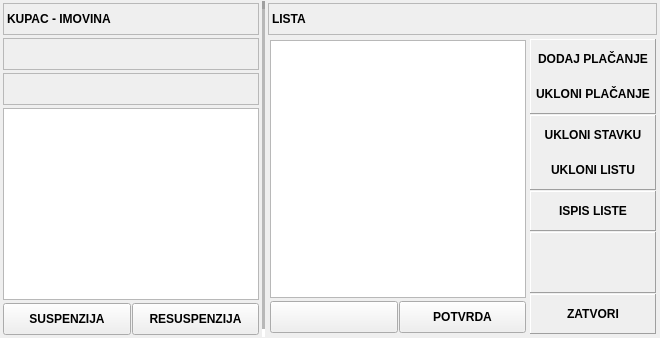
    <widget class="QFrame" name="frame_2">
     <property name="frameShape">
      <enum>QFrame::NoFrame</enum>
     </property>
     <property name="frameShadow">
      <enum>QFrame::Raised</enum>
     </property>
     <layout class="QHBoxLayout" name="horizontalLayout_2">
      <property name="spacing">
       <number>1</number>
      </property>
      <property name="leftMargin">
       <number>1</number>
      </property>
      <property name="topMargin">
       <number>1</number>
      </property>
      <property name="rightMargin">
       <number>1</number>
      </property>
      <property name="bottomMargin">
       <number>1</number>
      </property>
      <item>
       <widget class="QFrame" name="frame_5">
        <property name="frameShape">
         <enum>QFrame::NoFrame</enum>
        </property>
        <property name="frameShadow">
         <enum>QFrame::Raised</enum>
        </property>
        <layout class="QVBoxLayout" name="verticalLayout_3">
         <property name="spacing">
          <number>1</number>
         </property>
         <property name="leftMargin">
          <number>1</number>
         </property>
         <property name="topMargin">
          <number>1</number>
         </property>
         <property name="rightMargin">
          <number>1</number>
         </property>
         <property name="bottomMargin">
          <number>1</number>
         </property>
         <item>
          <widget class="QFrame" name="frame_10">
           <property name="sizePolicy">
            <sizepolicy hsizetype="Preferred" vsizetype="Maximum">
             <horstretch>0</horstretch>
             <verstretch>0</verstretch>
            </sizepolicy>
           </property>
           <property name="frameShape">
            <enum>QFrame::NoFrame</enum>
           </property>
           <property name="frameShadow">
            <enum>QFrame::Raised</enum>
           </property>
           <layout class="QHBoxLayout" name="horizontalLayout_6">
            <property name="spacing">
             <number>1</number>
            </property>
            <property name="leftMargin">
             <number>1</number>
            </property>
            <property name="topMargin">
             <number>1</number>
            </property>
            <property name="rightMargin">
             <number>1</number>
            </property>
            <property name="bottomMargin">
             <number>1</number>
            </property>
            <item>
             <widget class="QLabel" name="lblTitle_2">
              <property name="sizePolicy">
               <sizepolicy hsizetype="Preferred" vsizetype="Preferred">
                <horstretch>0</horstretch>
                <verstretch>0</verstretch>
               </sizepolicy>
              </property>
              <property name="minimumSize">
               <size>
                <width>0</width>
                <height>32</height>
               </size>
              </property>
              <property name="font">
               <font>
                <weight>75</weight>
                <bold>true</bold>
               </font>
              </property>
              <property name="frameShape">
               <enum>QFrame::StyledPanel</enum>
              </property>
              <property name="text">
               <string>KUPAC - IMOVINA</string>
              </property>
             </widget>
            </item>
           </layout>
          </widget>
         </item>
         <item>
          <widget class="QFrame" name="frame_11">
           <property name="sizePolicy">
            <sizepolicy hsizetype="Preferred" vsizetype="Maximum">
             <horstretch>0</horstretch>
             <verstretch>0</verstretch>
            </sizepolicy>
           </property>
           <property name="frameShape">
            <enum>QFrame::NoFrame</enum>
           </property>
           <property name="frameShadow">
            <enum>QFrame::Raised</enum>
           </property>
           <layout class="QHBoxLayout" name="horizontalLayout_8">
            <property name="spacing">
             <number>1</number>
            </property>
            <property name="leftMargin">
             <number>1</number>
            </property>
            <property name="topMargin">
             <number>1</number>
            </property>
            <property name="rightMargin">
             <number>1</number>
            </property>
            <property name="bottomMargin">
             <number>1</number>
            </property>
            <item>
             <widget class="QLabel" name="lblKupacNaziv">
              <property name="sizePolicy">
               <sizepolicy hsizetype="Preferred" vsizetype="Preferred">
                <horstretch>0</horstretch>
                <verstretch>0</verstretch>
               </sizepolicy>
              </property>
              <property name="minimumSize">
               <size>
                <width>0</width>
                <height>32</height>
               </size>
              </property>
              <property name="font">
               <font>
                <weight>75</weight>
                <bold>true</bold>
               </font>
              </property>
              <property name="frameShape">
               <enum>QFrame::StyledPanel</enum>
              </property>
             </widget>
            </item>
           </layout>
          </widget>
         </item>
         <item>
          <widget class="QFrame" name="frame_7">
           <property name="sizePolicy">
            <sizepolicy hsizetype="Preferred" vsizetype="Maximum">
             <horstretch>0</horstretch>
             <verstretch>0</verstretch>
            </sizepolicy>
           </property>
           <property name="frameShape">
            <enum>QFrame::NoFrame</enum>
           </property>
           <property name="frameShadow">
            <enum>QFrame::Raised</enum>
           </property>
           <layout class="QHBoxLayout" name="horizontalLayout_9">
            <property name="spacing">
             <number>1</number>
            </property>
            <property name="leftMargin">
             <number>1</number>
            </property>
            <property name="topMargin">
             <number>1</number>
            </property>
            <property name="rightMargin">
             <number>1</number>
            </property>
            <property name="bottomMargin">
             <number>1</number>
            </property>
            <item>
             <widget class="QLabel" name="lblKupacAdresa">
              <property name="sizePolicy">
               <sizepolicy hsizetype="Preferred" vsizetype="Preferred">
                <horstretch>0</horstretch>
                <verstretch>0</verstretch>
               </sizepolicy>
              </property>
              <property name="minimumSize">
               <size>
                <width>0</width>
                <height>32</height>
               </size>
              </property>
              <property name="font">
               <font>
                <weight>75</weight>
                <bold>true</bold>
               </font>
              </property>
              <property name="frameShape">
               <enum>QFrame::StyledPanel</enum>
              </property>
             </widget>
            </item>
           </layout>
          </widget>
         </item>
         <item>
          <widget class="QFrame" name="frame_8">
           <property name="frameShape">
            <enum>QFrame::NoFrame</enum>
           </property>
           <property name="frameShadow">
            <enum>QFrame::Raised</enum>
           </property>
           <layout class="QHBoxLayout" name="horizontalLayout_13">
            <property name="spacing">
             <number>1</number>
            </property>
            <property name="leftMargin">
             <number>1</number>
            </property>
            <property name="topMargin">
             <number>1</number>
            </property>
            <property name="rightMargin">
             <number>1</number>
            </property>
            <property name="bottomMargin">
             <number>1</number>
            </property>
            <item>
             <widget class="QTreeWidget" name="treeWidget">
              <property name="font">
               <font>
                <pointsize>10</pointsize>
               </font>
              </property>
              <attribute name="headerVisible">
               <bool>false</bool>
              </attribute>
              <column>
               <property name="text">
                <string notr="true">1</string>
               </property>
              </column>
             </widget>
            </item>
           </layout>
          </widget>
         </item>
         <item>
          <widget class="QFrame" name="frame_9">
           <property name="sizePolicy">
            <sizepolicy hsizetype="Preferred" vsizetype="Maximum">
             <horstretch>0</horstretch>
             <verstretch>0</verstretch>
            </sizepolicy>
           </property>
           <property name="frameShape">
            <enum>QFrame::NoFrame</enum>
           </property>
           <property name="frameShadow">
            <enum>QFrame::Raised</enum>
           </property>
           <layout class="QHBoxLayout" name="horizontalLayout_10">
            <property name="spacing">
             <number>1</number>
            </property>
            <property name="leftMargin">
             <number>1</number>
            </property>
            <property name="topMargin">
             <number>1</number>
            </property>
            <property name="rightMargin">
             <number>1</number>
            </property>
            <property name="bottomMargin">
             <number>1</number>
            </property>
            <item>
             <widget class="QPushButton" name="btnSuspenzija">
              <property name="minimumSize">
               <size>
                <width>0</width>
                <height>32</height>
               </size>
              </property>
              <property name="font">
               <font>
                <weight>75</weight>
                <bold>true</bold>
               </font>
              </property>
              <property name="cursor">
               <cursorShape>PointingHandCursor</cursorShape>
              </property>
              <property name="text">
               <string>SUSPENZIJA</string>
              </property>
              <property name="icon">
               <iconset resource="../../resources/DonatForm.qrc">
                <normaloff>:/InDonat/Forms/images/LOG.GIF</normaloff>:/InDonat/Forms/images/LOG.GIF</iconset>
              </property>
              <property name="autoExclusive">
               <bool>true</bool>
              </property>
             </widget>
            </item>
            <item>
             <widget class="QPushButton" name="btnResuspenzija">
              <property name="minimumSize">
               <size>
                <width>0</width>
                <height>32</height>
               </size>
              </property>
              <property name="font">
               <font>
                <weight>75</weight>
                <bold>true</bold>
               </font>
              </property>
              <property name="cursor">
               <cursorShape>PointingHandCursor</cursorShape>
              </property>
              <property name="text">
               <string>RESUSPENZIJA</string>
              </property>
              <property name="icon">
               <iconset resource="../../resources/DonatForm.qrc">
                <normaloff>:/InDonat/Forms/images/OK.gif</normaloff>:/InDonat/Forms/images/OK.gif</iconset>
              </property>
              <property name="autoExclusive">
               <bool>true</bool>
              </property>
             </widget>
            </item>
           </layout>
          </widget>
         </item>
        </layout>
       </widget>
      </item>
      <item>
       <widget class="Line" name="line">
        <property name="lineWidth">
         <number>8</number>
        </property>
        <property name="midLineWidth">
         <number>8</number>
        </property>
        <property name="orientation">
         <enum>Qt::Vertical</enum>
        </property>
       </widget>
      </item>
      <item>
       <widget class="QFrame" name="frame_6">
        <property name="frameShape">
         <enum>QFrame::NoFrame</enum>
        </property>
        <property name="frameShadow">
         <enum>QFrame::Raised</enum>
        </property>
        <layout class="QVBoxLayout" name="verticalLayout_4">
         <property name="spacing">
          <number>1</number>
         </property>
         <property name="leftMargin">
          <number>1</number>
         </property>
         <property name="topMargin">
          <number>1</number>
         </property>
         <property name="rightMargin">
          <number>1</number>
         </property>
         <property name="bottomMargin">
          <number>1</number>
         </property>
         <item>
          <widget class="QFrame" name="frame_12">
           <property name="sizePolicy">
            <sizepolicy hsizetype="Preferred" vsizetype="Maximum">
             <horstretch>0</horstretch>
             <verstretch>0</verstretch>
            </sizepolicy>
           </property>
           <property name="frameShape">
            <enum>QFrame::NoFrame</enum>
           </property>
           <property name="frameShadow">
            <enum>QFrame::Raised</enum>
           </property>
           <layout class="QHBoxLayout" name="horizontalLayout_7">
            <property name="spacing">
             <number>1</number>
            </property>
            <property name="leftMargin">
             <number>1</number>
            </property>
            <property name="topMargin">
             <number>1</number>
            </property>
            <property name="rightMargin">
             <number>1</number>
            </property>
            <property name="bottomMargin">
             <number>1</number>
            </property>
            <item>
             <widget class="QLabel" name="lblTitle_3">
              <property name="sizePolicy">
               <sizepolicy hsizetype="Preferred" vsizetype="Preferred">
                <horstretch>0</horstretch>
                <verstretch>0</verstretch>
               </sizepolicy>
              </property>
              <property name="minimumSize">
               <size>
                <width>0</width>
                <height>32</height>
               </size>
              </property>
              <property name="font">
               <font>
                <weight>75</weight>
                <bold>true</bold>
               </font>
              </property>
              <property name="frameShape">
               <enum>QFrame::StyledPanel</enum>
              </property>
              <property name="text">
               <string>LISTA</string>
              </property>
             </widget>
            </item>
           </layout>
          </widget>
         </item>
         <item>
          <widget class="QFrame" name="frame_13">
           <property name="frameShape">
            <enum>QFrame::NoFrame</enum>
           </property>
           <property name="frameShadow">
            <enum>QFrame::Raised</enum>
           </property>
           <layout class="QHBoxLayout" name="horizontalLayout_5">
            <property name="spacing">
             <number>1</number>
            </property>
            <property name="leftMargin">
             <number>1</number>
            </property>
            <property name="topMargin">
             <number>1</number>
            </property>
            <property name="rightMargin">
             <number>1</number>
            </property>
            <property name="bottomMargin">
             <number>1</number>
            </property>
            <item>
             <widget class="QFrame" name="frame_14">
              <property name="frameShape">
               <enum>QFrame::NoFrame</enum>
              </property>
              <property name="frameShadow">
               <enum>QFrame::Raised</enum>
              </property>
              <layout class="QVBoxLayout" name="verticalLayout_5">
               <property name="spacing">
                <number>1</number>
               </property>
               <property name="leftMargin">
                <number>1</number>
               </property>
               <property name="topMargin">
                <number>1</number>
               </property>
               <property name="rightMargin">
                <number>1</number>
               </property>
               <property name="bottomMargin">
                <number>1</number>
               </property>
               <item>
                <widget class="QFrame" name="frame_16">
                 <property name="frameShape">
                  <enum>QFrame::NoFrame</enum>
                 </property>
                 <property name="frameShadow">
                  <enum>QFrame::Raised</enum>
                 </property>
                 <layout class="QHBoxLayout" name="horizontalLayout_12">
                  <property name="spacing">
                   <number>1</number>
                  </property>
                  <property name="leftMargin">
                   <number>1</number>
                  </property>
                  <property name="topMargin">
                   <number>1</number>
                  </property>
                  <property name="rightMargin">
                   <number>1</number>
                  </property>
                  <property name="bottomMargin">
                   <number>1</number>
                  </property>
                  <item>
                   <widget class="QTreeWidget" name="treeWidget_2">
                    <property name="font">
                     <font>
                      <pointsize>10</pointsize>
                     </font>
                    </property>
                    <attribute name="headerVisible">
                     <bool>false</bool>
                    </attribute>
                    <column>
                     <property name="text">
                      <string notr="true">1</string>
                     </property>
                    </column>
                   </widget>
                  </item>
                 </layout>
                </widget>
               </item>
               <item>
                <widget class="QFrame" name="frame_17">
                 <property name="sizePolicy">
                  <sizepolicy hsizetype="Preferred" vsizetype="Maximum">
                   <horstretch>0</horstretch>
                   <verstretch>0</verstretch>
                  </sizepolicy>
                 </property>
                 <property name="frameShape">
                  <enum>QFrame::NoFrame</enum>
                 </property>
                 <property name="frameShadow">
                  <enum>QFrame::Raised</enum>
                 </property>
                 <layout class="QHBoxLayout" name="horizontalLayout_11">
                  <property name="spacing">
                   <number>1</number>
                  </property>
                  <property name="leftMargin">
                   <number>1</number>
                  </property>
                  <property name="topMargin">
                   <number>1</number>
                  </property>
                  <property name="rightMargin">
                   <number>1</number>
                  </property>
                  <property name="bottomMargin">
                   <number>1</number>
                  </property>
                  <item>
                   <widget class="QPushButton" name="btnStatusBarDonatDabase_2">
                    <property name="minimumSize">
                     <size>
                      <width>110</width>
                      <height>32</height>
                     </size>
                    </property>
                   </widget>
                  </item>
                  <item>
                   <widget class="QPushButton" name="btnPotvrda">
                    <property name="minimumSize">
                     <size>
                      <width>0</width>
                      <height>32</height>
                     </size>
                    </property>
                    <property name="font">
                     <font>
                      <weight>75</weight>
                      <bold>true</bold>
                     </font>
                    </property>
                    <property name="cursor">
                     <cursorShape>PointingHandCursor</cursorShape>
                    </property>
                    <property name="text">
                     <string>POTVRDA</string>
                    </property>
                    <property name="icon">
                     <iconset resource="../../resources/DonatForm.qrc">
                      <normaloff>:/InDonat/Forms/images/OK.gif</normaloff>:/InDonat/Forms/images/OK.gif</iconset>
                    </property>
                   </widget>
                  </item>
                 </layout>
                </widget>
               </item>
              </layout>
             </widget>
            </item>
            <item>
             <widget class="QFrame" name="frame_15">
              <property name="sizePolicy">
               <sizepolicy hsizetype="Maximum" vsizetype="Preferred">
                <horstretch>0</horstretch>
                <verstretch>0</verstretch>
               </sizepolicy>
              </property>
              <property name="frameShape">
               <enum>QFrame::NoFrame</enum>
              </property>
              <property name="frameShadow">
               <enum>QFrame::Raised</enum>
              </property>
              <layout class="QVBoxLayout" name="verticalLayout_6">
               <property name="spacing">
                <number>1</number>
               </property>
               <property name="leftMargin">
                <number>1</number>
               </property>
               <property name="topMargin">
                <number>1</number>
               </property>
               <property name="rightMargin">
                <number>1</number>
               </property>
               <property name="bottomMargin">
                <number>1</number>
               </property>
               <item>
                <widget class="QFrame" name="frame_18">
                 <property name="frameShape">
                  <enum>QFrame::Panel</enum>
                 </property>
                 <property name="frameShadow">
                  <enum>QFrame::Raised</enum>
                 </property>
                 <layout class="QVBoxLayout" name="verticalLayout_7">
                  <property name="spacing">
                   <number>3</number>
                  </property>
                  <property name="leftMargin">
                   <number>1</number>
                  </property>
                  <property name="topMargin">
                   <number>3</number>
                  </property>
                  <property name="rightMargin">
                   <number>1</number>
                  </property>
                  <property name="bottomMargin">
                   <number>3</number>
                  </property>
                  <item>
                   <widget class="QPushButton" name="pushButton">
                    <property name="minimumSize">
                     <size>
                      <width>0</width>
                      <height>32</height>
                     </size>
                    </property>
                    <property name="font">
                     <font>
                      <weight>75</weight>
                      <bold>true</bold>
                     </font>
                    </property>
                    <property name="cursor">
                     <cursorShape>PointingHandCursor</cursorShape>
                    </property>
                    <property name="text">
                     <string>DODAJ PLAČANJE</string>
                    </property>
                    <property name="icon">
                     <iconset resource="../../resources/DonatForm.qrc">
                      <normaloff>:/InDonat/Forms/images/dollarsign.gif</normaloff>:/InDonat/Forms/images/dollarsign.gif</iconset>
                    </property>
                    <property name="autoExclusive">
                     <bool>true</bool>
                    </property>
                    <property name="flat">
                     <bool>true</bool>
                    </property>
                   </widget>
                  </item>
                  <item>
                   <widget class="QPushButton" name="btnUkloniPlacanje">
                    <property name="minimumSize">
                     <size>
                      <width>0</width>
                      <height>32</height>
                     </size>
                    </property>
                    <property name="font">
                     <font>
                      <weight>75</weight>
                      <bold>true</bold>
                     </font>
                    </property>
                    <property name="cursor">
                     <cursorShape>PointingHandCursor</cursorShape>
                    </property>
                    <property name="text">
                     <string>UKLONI PLAČANJE</string>
                    </property>
                    <property name="icon">
                     <iconset resource="../../resources/DonatForm.qrc">
                      <normaloff>:/InDonat/Forms/images/DEL.GIF</normaloff>:/InDonat/Forms/images/DEL.GIF</iconset>
                    </property>
                    <property name="autoExclusive">
                     <bool>true</bool>
                    </property>
                    <property name="flat">
                     <bool>true</bool>
                    </property>
                   </widget>
                  </item>
                 </layout>
                </widget>
               </item>
               <item>
                <widget class="QFrame" name="frame_21">
                 <property name="frameShape">
                  <enum>QFrame::Panel</enum>
                 </property>
                 <property name="frameShadow">
                  <enum>QFrame::Raised</enum>
                 </property>
                 <layout class="QVBoxLayout" name="verticalLayout_8">
                  <property name="spacing">
                   <number>3</number>
                  </property>
                  <property name="leftMargin">
                   <number>1</number>
                  </property>
                  <property name="topMargin">
                   <number>3</number>
                  </property>
                  <property name="rightMargin">
                   <number>1</number>
                  </property>
                  <property name="bottomMargin">
                   <number>3</number>
                  </property>
                  <item>
                   <widget class="QPushButton" name="btnUkloniStavku">
                    <property name="minimumSize">
                     <size>
                      <width>0</width>
                      <height>32</height>
                     </size>
                    </property>
                    <property name="font">
                     <font>
                      <weight>75</weight>
                      <bold>true</bold>
                     </font>
                    </property>
                    <property name="cursor">
                     <cursorShape>PointingHandCursor</cursorShape>
                    </property>
                    <property name="text">
                     <string>UKLONI STAVKU</string>
                    </property>
                    <property name="icon">
                     <iconset resource="../../resources/DonatForm.qrc">
                      <normaloff>:/InDonat/Forms/images/DEL.GIF</normaloff>:/InDonat/Forms/images/DEL.GIF</iconset>
                    </property>
                    <property name="autoExclusive">
                     <bool>true</bool>
                    </property>
                    <property name="flat">
                     <bool>true</bool>
                    </property>
                   </widget>
                  </item>
                  <item>
                   <widget class="QPushButton" name="btnUkloniListu">
                    <property name="minimumSize">
                     <size>
                      <width>0</width>
                      <height>32</height>
                     </size>
                    </property>
                    <property name="font">
                     <font>
                      <weight>75</weight>
                      <bold>true</bold>
                     </font>
                    </property>
                    <property name="cursor">
                     <cursorShape>PointingHandCursor</cursorShape>
                    </property>
                    <property name="text">
                     <string>UKLONI LISTU</string>
                    </property>
                    <property name="icon">
                     <iconset resource="../../resources/DonatForm.qrc">
                      <normaloff>:/InDonat/Forms/images/DEL.GIF</normaloff>:/InDonat/Forms/images/DEL.GIF</iconset>
                    </property>
                    <property name="autoExclusive">
                     <bool>true</bool>
                    </property>
                    <property name="flat">
                     <bool>true</bool>
                    </property>
                   </widget>
                  </item>
                 </layout>
                </widget>
               </item>
               <item>
                <widget class="QFrame" name="frame_22">
                 <property name="frameShape">
                  <enum>QFrame::Panel</enum>
                 </property>
                 <property name="frameShadow">
                  <enum>QFrame::Raised</enum>
                 </property>
                 <layout class="QVBoxLayout" name="verticalLayout_9">
                  <property name="spacing">
                   <number>1</number>
                  </property>
                  <property name="leftMargin">
                   <number>1</number>
                  </property>
                  <property name="topMargin">
                   <number>3</number>
                  </property>
                  <property name="rightMargin">
                   <number>1</number>
                  </property>
                  <property name="bottomMargin">
                   <number>3</number>
                  </property>
                  <item>
                   <widget class="QPushButton" name="btnIspisliste">
                    <property name="minimumSize">
                     <size>
                      <width>0</width>
                      <height>32</height>
                     </size>
                    </property>
                    <property name="font">
                     <font>
                      <weight>75</weight>
                      <bold>true</bold>
                     </font>
                    </property>
                    <property name="cursor">
                     <cursorShape>PointingHandCursor</cursorShape>
                    </property>
                    <property name="text">
                     <string>ISPIS LISTE</string>
                    </property>
                    <property name="icon">
                     <iconset resource="../../resources/DonatForm.qrc">
                      <normaloff>:/InDonat/Forms/images/print.gif</normaloff>:/InDonat/Forms/images/print.gif</iconset>
                    </property>
                    <property name="flat">
                     <bool>true</bool>
                    </property>
                   </widget>
                  </item>
                 </layout>
                </widget>
               </item>
               <item>
                <widget class="QFrame" name="frame_19">
                 <property name="sizePolicy">
                  <sizepolicy hsizetype="Preferred" vsizetype="Expanding">
                   <horstretch>0</horstretch>
                   <verstretch>0</verstretch>
                  </sizepolicy>
                 </property>
                 <property name="frameShape">
                  <enum>QFrame::Panel</enum>
                 </property>
                 <property name="frameShadow">
                  <enum>QFrame::Raised</enum>
                 </property>
                </widget>
               </item>
               <item>
                <widget class="QFrame" name="frame_20">
                 <property name="frameShape">
                  <enum>QFrame::Panel</enum>
                 </property>
                 <property name="frameShadow">
                  <enum>QFrame::Raised</enum>
                 </property>
                 <layout class="QVBoxLayout" name="verticalLayout_10">
                  <property name="spacing">
                   <number>3</number>
                  </property>
                  <property name="leftMargin">
                   <number>1</number>
                  </property>
                  <property name="topMargin">
                   <number>3</number>
                  </property>
                  <property name="rightMargin">
                   <number>1</number>
                  </property>
                  <property name="bottomMargin">
                   <number>3</number>
                  </property>
                  <item>
                   <widget class="QPushButton" name="btnZatvori">
                    <property name="minimumSize">
                     <size>
                      <width>0</width>
                      <height>32</height>
                     </size>
                    </property>
                    <property name="font">
                     <font>
                      <weight>75</weight>
                      <bold>true</bold>
                     </font>
                    </property>
                    <property name="cursor">
                     <cursorShape>PointingHandCursor</cursorShape>
                    </property>
                    <property name="text">
                     <string>ZATVORI</string>
                    </property>
                    <property name="icon">
                     <iconset resource="../../resources/DonatForm.qrc">
                      <normaloff>:/InDonat/Forms/images/CLOSE.GIF</normaloff>:/InDonat/Forms/images/CLOSE.GIF</iconset>
                    </property>
                    <property name="flat">
                     <bool>true</bool>
                    </property>
                   </widget>
                  </item>
                 </layout>
                </widget>
               </item>
              </layout>
             </widget>
            </item>
           </layout>
          </widget>
         </item>
        </layout>
       </widget>
      </item>
     </layout>
    </widget>
